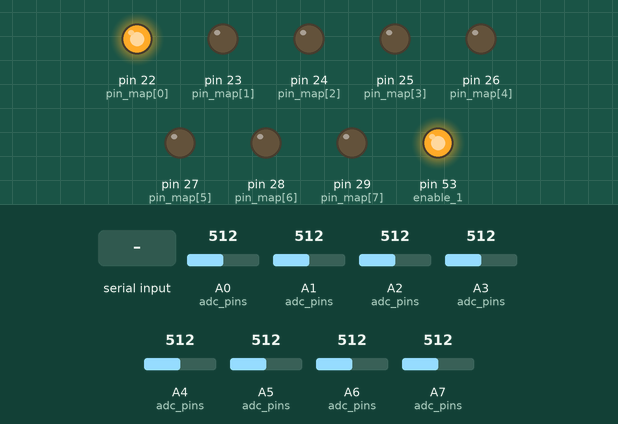
This sketch was run on a simulated Arduino Mega 2560, built with avr-gcc and run on an emulated ATmega2560. On the bench: output pins drawn as LEDs (lit = HIGH). Dashed ring = blinking. The test bench sets the inputs (shaded band); at power-on: A0 (adc_pins) = 512, A1 (adc_pins) = 512, A2 (adc_pins) = 512, A3 (adc_pins) = 512, A4 (adc_pins) = 512, A5 (adc_pins) = 512, A6 (adc_pins) = 512, A7 (adc_pins) = 512. What the sketch prints to the serial monitor is not drawn.

Above: at 1.3 s.
1.4 s: "y" received over Serial
At 3.0 s:
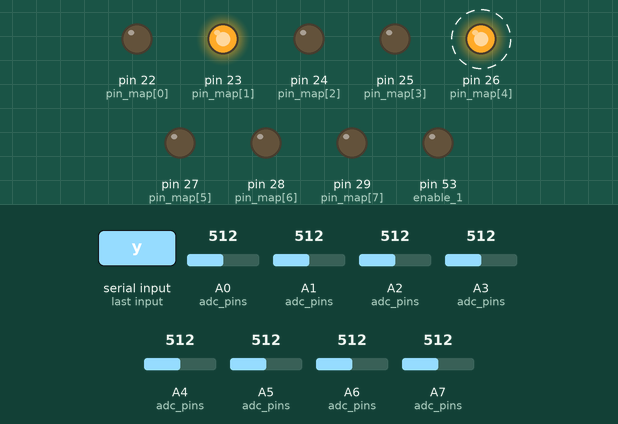
At 4.3 s:
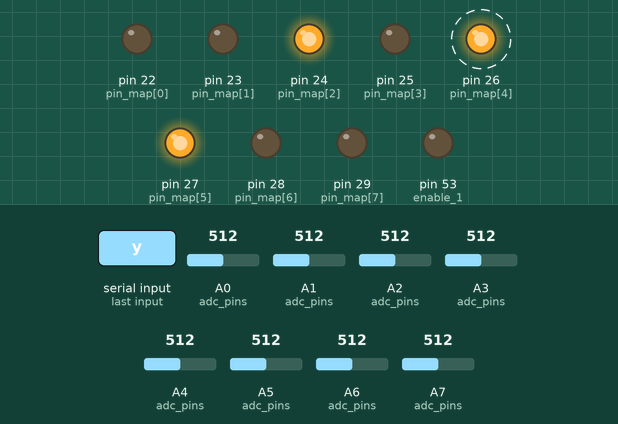
Timing chart, 0 to 9.9 s (numbered marks = the images above; inputs shaded):
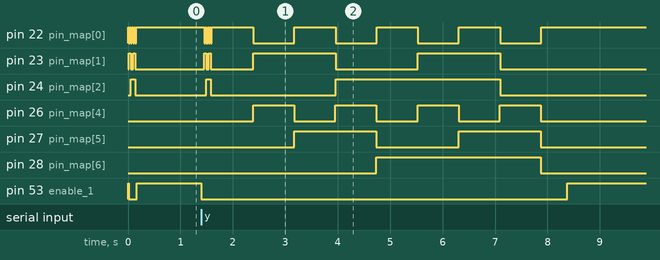

The sketch:

Resistor_network_test.ino
```cpp
// physical to logical map of GPIOs
int pin_map[8] = { 22, 23, 24, 25, 26, 27, 28, 29};
// Map analog read pins for ADC
int adc_pins[16] = {A0, A1, A2, A3, A4, A5, A6, A7, A8, A9, A10, A11, A12, A13, A14, A15};

//number of electrodes
int max = 8;

// MUX input codes
// 0: Positive Current input (i+)
int current_pos = 1;
// 1: Negative Current input (i-)
int current_neg = 0;
// 2: Positive Voltage input (v+)
int voltage_pos = 2;
// 3: Negative Voltage input (v-)
int voltage_neg = 3;

// enables pins for i+ and i- MUXs
int enable_0 = 52;
int enable_1 = 53;

// Array of Voltage Values
float voltage_readings[8][5];

// Initialize output GPpins and Serial port for debug
void setup()
{

  Serial.begin(9600);
  pinMode(pin_map[0], OUTPUT);
  pinMode(pin_map[1], OUTPUT);
  pinMode(pin_map[2], OUTPUT);
  pinMode(pin_map[3], OUTPUT);
  pinMode(pin_map[4], OUTPUT);
  pinMode(pin_map[5], OUTPUT);
  pinMode(pin_map[6], OUTPUT);
  pinMode(pin_map[7], OUTPUT);
  pinMode(enable_1,   OUTPUT);

  // disable all MUXs
  digitalWrite(enable_0, HIGH);
  digitalWrite(enable_1, HIGH);

  // set intial positions of all 4 multiplexers
  set_muxes(current_neg, current_pos);

  digitalWrite(enable_1, LOW);
  //function call for polarizing water
  for (int i = 0; i < max; i++) {
    current_pos +=1;
    if (current_neg == max)
        current_neg = 0;
    if (current_pos == max)
        current_pos = 0;
    set_muxes(current_neg, current_pos);
    delay(10);
  }
  digitalWrite(enable_1, HIGH);


}

// Sample mux_selecting
void loop()
{
  if (Serial.read() == 'y') {

  // enable all MUXs
  digitalWrite(enable_1, LOW);
  delay(50);

  //function call for polarizing water
  for (int i = 0; i < max; i++) {
    current_pos +=1;
    if (current_neg == max)
        current_neg = 0;
    if (current_pos == max)
        current_pos = 0;
    set_muxes(current_neg, current_pos);
    delay(10);
  }

  //loop for setting MUXs and reading voltages
  for (int i = 0; i < max; i++) {
    int temp_volt_pos = voltage_pos;
    int temp_volt_neg = voltage_neg;

    for (int j = 0; j < 5; j++) {
      //take voltage readings
      float voltage1 = voltageRead(adc_pins[temp_volt_pos]);
      float voltage2 = voltageRead(adc_pins[temp_volt_neg]);
      //Serial.print("Voltage1: ");
      //Serial.println(voltage1);
      //Serial.print("Voltage2: ");
      //Serial.println(voltage2);
      //store voltage readings
      voltage_readings[i][j] = voltage_diff(voltage1, voltage2);
      //Serial.print(temp_volt_pos);
      //Serial.println(temp_volt_neg);
      //increment voltage measurement positpinn
      temp_volt_neg += 1;
      //check if it reached full circle
      if (temp_volt_neg == max)
        temp_volt_neg = 0;
      temp_volt_pos += 1;
      if (temp_volt_pos == max)
        temp_volt_pos = 0;
    }

    voltage_neg +=1;
    voltage_pos +=1;
    current_neg +=1;
    current_pos +=1;

    //check if any have reached top of circle
    if (voltage_neg == max)
        voltage_neg = 0;
    if (voltage_pos == max)
        voltage_pos = 0;
    if (current_neg == max)
        current_neg = 0;
    if (current_pos == max)
        current_pos = 0;
  //increment shift current lines to next 2 nodes
    set_muxes(current_neg, current_pos);
  }
  // Print voltage array
  for (int k = 0; k < 8; k++) {
    for (int l = 0; l < 5; l++) {
      Serial.println(voltage_readings[k][l],7);
    }
  }
  Serial.println("----------------------------------");
  Serial.flush();

  //reset to original state
   digitalWrite(enable_1, HIGH);
   delay(50);
  }


}


// Activate a mux's lane
// lane - number 0-7
// mux - number 0-1, for a 2 mux system
void mux_select(int lane, int mux)
{
  //function for choosing select line on the MUX
  //int input - lane is converted to binary
  //binary values control digital outputs
  int x;
  int bit_value;
  for(x = 0; x < 4; x++) {
    bit_value = bitRead(lane,x);
    //Serial.println(bit_value);
    if(bit_value == 1)
      digitalWrite(pin_map[mux * 4 + x],HIGH);
    else
      digitalWrite(pin_map[mux * 4 + x],LOW);
  }
  delay(5);
}

// Select 2 lanes
void set_muxes(int i_minus, int i_plus)
{
  //sets MUXs in order -> i- , i+
    mux_select(i_minus, 1);
    mux_select(i_plus,  0);
}

float voltageRead(int read_pin)
{
  //Read input analog pin
  delay(75);
  float sum = 0;
  for (int i=0; i<10; i++) {
    int throwaway = analogRead(read_pin);
    int sensorvalue = analogRead(read_pin);
    //convert to floating point voltage value
    sum = sum + sensorvalue * (5.0/1023.0);
  }
  float voltage = sum/10;
  //return this value
  return voltage;
}

float voltage_diff(float value1, float value2)
{
  //complete voltage values across resistor
  float voltage_value = abs(value1 - value2);
  //return this value
  return voltage_value;
}
```

Measured:
- after the input at 1.4 s, pin 22 (pin_map[0]): goes 3 × (LOW 0.02 s, HIGH 0.02 s), LOW 0.02 s, 4 × (HIGH 0.79 s, LOW 0.78 s), then HIGH, starting after 0.06 s; pin 24 (pin_map[2]): LOW → HIGH after 0.10 s, → LOW 0.08 s later, → HIGH 2.4 s later, → LOW 3.1 s later
